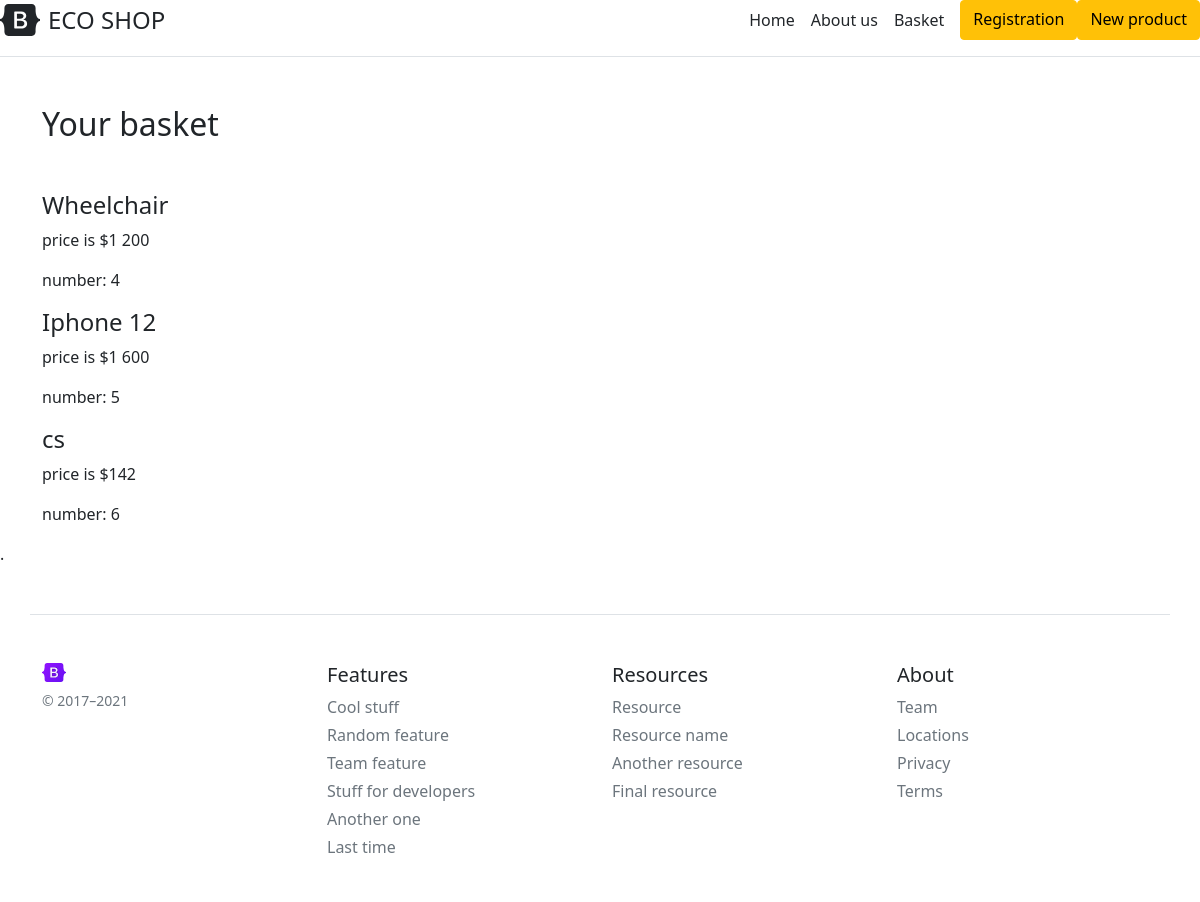
The page /basket on the database as committed earlier.
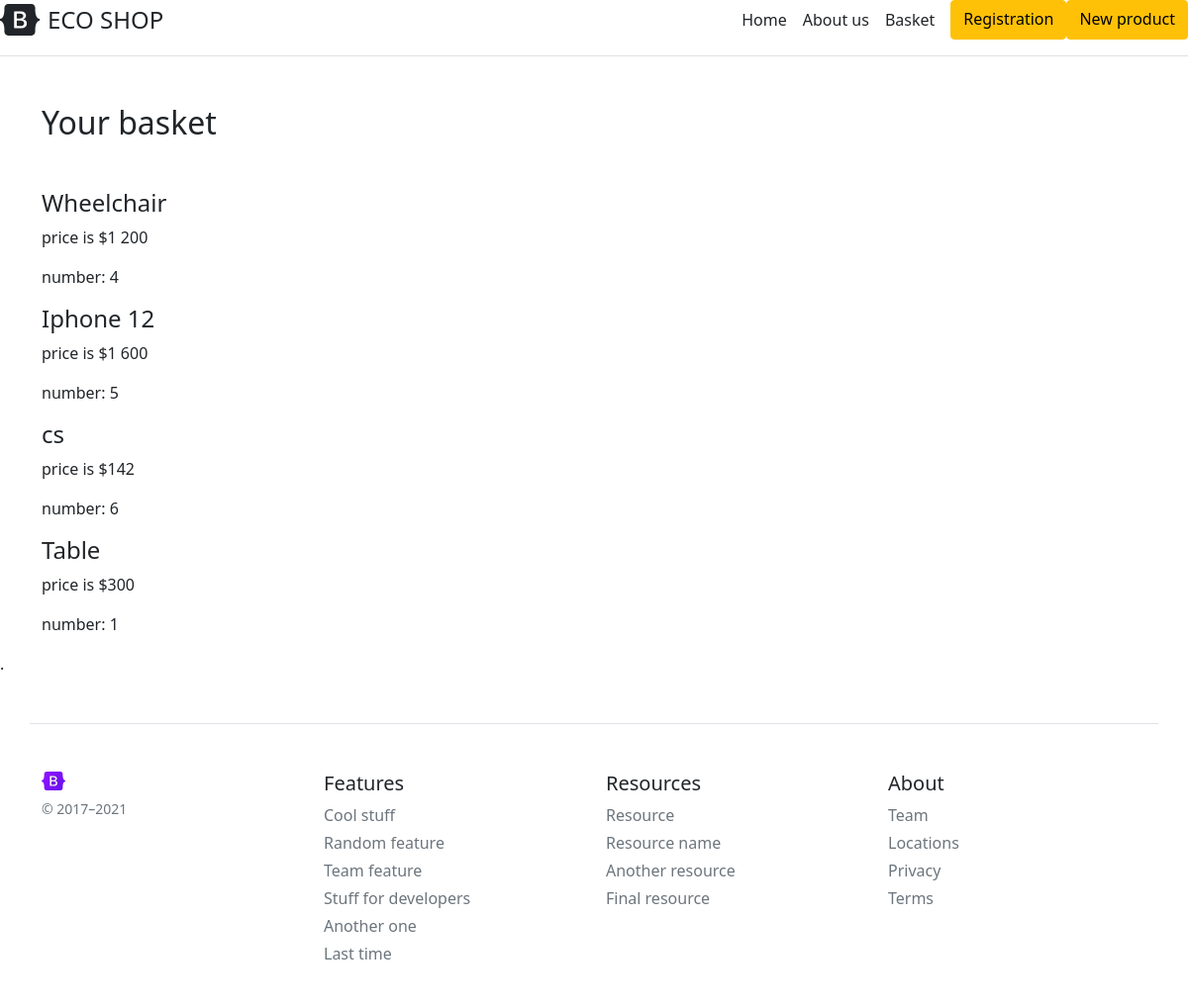
The same page on the database as committed later.
### app.py (models this page shows, shortened)
class ProductsDB(db.Model):
    __tablename__ = 'productsdb'
    id = db.Column(db.Integer, primary_key=True)
    name = db.Column(db.String(100), nullable=False)
    description = db.Column(db.Text, nullable=False)
    price = db.Column(db.Integer, nullable=False)
    product = db.relationship('OrdersDB', backref='product')

class OrdersDB(db.Model):
    __tablename__ = 'orderdb'
    id = db.Column(db.Integer, primary_key=True)
    costumer_id = db.Column(db.Integer, db.ForeignKey('costumersdb.id'))
    product_id = db.Column(db.Integer, db.ForeignKey('productsdb.id'))
    date = db.Column(db.DateTime, nullable=False, default=datetime.utcnow)
    number = db.Column(db.Integer, default=1)

### app.py (the view)
@app.route("/basket")
def basket():
    orders = OrdersDB.query.filter_by(costumer_id=costumer_id).all()
    products = []
    for i in orders:
        products.append(ProductsDB.query.filter_by(id=i.product_id).first())
    return render_template("basket.html", products=products, orders=orders)

### templates/basket.html (shortened to what this page needs)
{% extends 'base.html' %}
{% block body %}
<h2 class="my-5 container">Your basket</h2>
    <div class="container mt-5">
        {%for product in products%}
            <h4>{{ product.name }}</h4>
            <p>price is ${{ product.price }}</p>
            {%for ord in orders%}
                {%if product.id == ord.product_id%}
                    <p>number: {{ ord.number }}</p>
                {%endif%}
            {% endfor %}
        {% else %}
            <h2 class="my-5 container">is empty :(</h2>
        {% endfor %}
    </div>
{% endblock body %}

Rows that differ between the two databases and show on the page:
added ProductsDB: name "Table", price "300"
added OrdersDB: number "1", shown under "Table"
